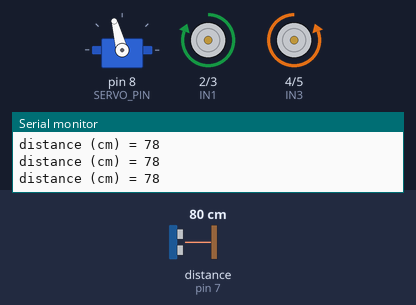
A sketch run on a simulated Arduino Uno, built with avr-gcc and run on an emulated ATmega328P. Shown: servo, motor-driver pin pairs drawn as motors (green arrow = first pin HIGH = forward, orange = second pin HIGH = backward, longer = more drive), the last lines printed to the serial monitor. Wiring (inferred from the names in the program): ultrasonic range finder: trigger pin 6; echo pin 7. The inputs (shaded band) are chosen by the test bench; at power-on: distance to the obstacle (sensor on pin 7) 80 cm. The echo pulse lasts 58.3 µs per cm.

Above: at 3.2 s.
3.3 s: distance to the obstacle (sensor on pin 7) set to 24 cm
6.3 s: distance to the obstacle (sensor on pin 7) set to 20 cm
At 7.6 s:
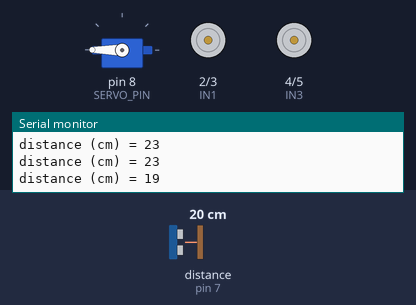
9.3 s: distance to the obstacle (sensor on pin 7) set to 13 cm
At 10.2 s:
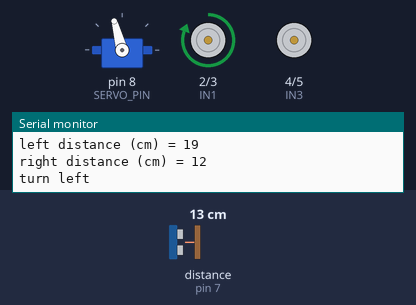
11.9 s: distance to the obstacle (sensor on pin 7) set to 10 cm
At 14.2 s:
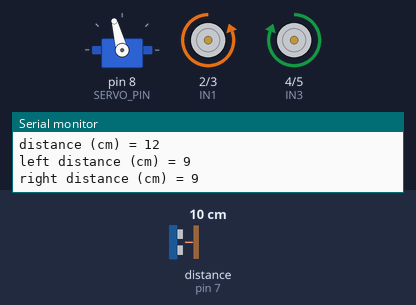
Timing chart, 0 to 15.9 s (numbered marks = the images above; inputs shaded):
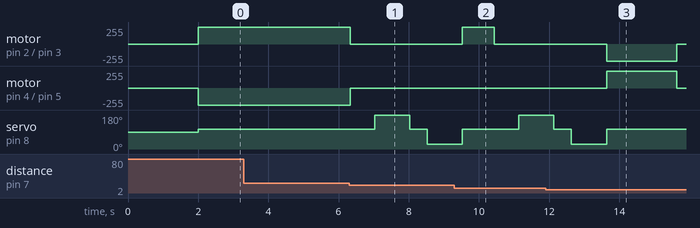

Measured:
- the behaviour switches between 22 and 21 cm on distance to the obstacle (sensor on pin 7) (found by bisection; images 0 and 1)
- the behaviour switches between 12 and 11 cm on distance to the obstacle (sensor on pin 7) (found by bisection; images 2 and 3)
- after the input at 6.3 s, motor on pin 2 (IN1) / pin 3 (IN2): forward 255/255 → stopped at once; motor on pin 4 (IN3) / pin 5 (IN4): backward 255/255 → stopped at once; servo on pin 8 (SERVO_PIN): 105° → 180° after 0.73 s, → 105° 1.0 s later, → 25° 0.50 s later
- after the input at 9.3 s, motor on pin 4 (IN3) / pin 5 (IN4): stays stopped (without the input it goes to forward 255/255 after 0.23 s)
- after the input at 11.9 s, servo on pin 8 (SERVO_PIN): goes on until 13.6 s, then stays 105°

The sketch:

car_4wd.ino
```cpp
#include <Servo.h>

Servo servo;

#define SERVO_PIN 8

//Motor one
#define IN1 2
#define IN2 3

//Motor two
#define IN3 4
#define IN4 5


//Ultrasonic Sensor
#define TRIGGER_PIN 6
#define ECHO_PIN 7


void setup() {
  // servo
  servo.attach(SERVO_PIN);
  // motor one
  pinMode(IN1, OUTPUT);
  pinMode(IN2, OUTPUT);
  // motor two
  pinMode(IN3, OUTPUT);
  pinMode(IN4, OUTPUT);

  // ultrasonic sensor
  pinMode(TRIGGER_PIN, OUTPUT);
  pinMode(ECHO_PIN, INPUT);

  digitalWrite(TRIGGER_PIN, LOW);

  Serial.begin(9600);

  delay(2000);
  // to center the ultrasensor's poisition
  servo.write(105);
}

void loop() {
  unsigned long distance = getDistanceCentimeters();

  char text[32];
  sprintf(text, "distance (cm) = %ld", distance);
  Serial.println(text);

  if (distance <= 20) {
    stop();

    if (distance <= 10) {
      moveBackward();
      delay(1000);
      stop();
    }

    delay(200);
    unsigned long leftDistance = lookLeft();
    unsigned long rightDistance = lookRight();

    sprintf(text, "left distance (cm) = %ld", leftDistance);
    Serial.println(text);
    sprintf(text, "right distance (cm) = %ld", rightDistance);
    Serial.println(text);

    if (leftDistance <= 10 && rightDistance <= 10) {
      moveBackward();
      delay(1000);
      stop();
    } else {
      if (leftDistance > rightDistance) {
        Serial.println("turn left");
        turnLeft();
        delay(900);
        stop();
      } else if (rightDistance > leftDistance) {
        Serial.println("turn right");
        turnRight();
        delay(800);
        stop();
      } else {
        moveBackward();
        delay(1000);
        stop();
      }
    }
  } else {
    moveForward();
  }

/////////////////////////////////////////////////////
//  Serial.println("move forward");
//  moveForward();
//  delay(1000);
//  Serial.println("stop");
//  stop();
//  delay(1000);
//
//  Serial.println("turn left");
//  turnLeft();
//  delay(900);
//  Serial.println("stop");
//  stop();
//  delay(1000);
//
//  Serial.println("move backward");
//  moveBackward();
//  delay(1000);
//  Serial.println("stop");
//  stop();
//  delay(1000);
//
//  Serial.println("turn right");
//  turnRight();
//  delay(800);
//  Serial.println("stop");
//  stop();
//  delay(1000);


///////////////////////////////////////
//  char text[32];
//  unsigned long distance = getDistanceCentimeters();
//  sprintf(text, "distance (cm) = %ld", distance);
//  Serial.println(text);
//
//  if (distance <= 20) {
//    delay(200);
//    unsigned long leftDistance = lookLeft();
//    delay(200);
//    unsigned long rightDistance = lookRight();
//
//    sprintf(text, "distance left (cm) = %ld", leftDistance);
//    Serial.println(text);
//    sprintf(text, "distance right (cm) = %ld", rightDistance);
//    Serial.println(text);
//  }
//  delay(2000);
}

void moveForward() {
  digitalWrite(IN1, HIGH);
  digitalWrite(IN2, LOW);
  digitalWrite(IN3, LOW);
  digitalWrite(IN4, HIGH);
}

void moveBackward() {
  digitalWrite(IN1, LOW);
  digitalWrite(IN2, HIGH);
  digitalWrite(IN3, HIGH);
  digitalWrite(IN4, LOW);
}

void turnRight() {
  digitalWrite(IN1, LOW);
  digitalWrite(IN2, LOW);
  digitalWrite(IN3, LOW);
  digitalWrite(IN4, HIGH);
}

void turnLeft() {
  digitalWrite(IN1, HIGH);
  digitalWrite(IN2, LOW);
  digitalWrite(IN3, LOW);
  digitalWrite(IN4, LOW);
}

void stop() {
  digitalWrite(IN1, LOW);
  digitalWrite(IN2, LOW);
  digitalWrite(IN3, LOW);
  digitalWrite(IN4, LOW);
}

unsigned long lookLeft() {
  servo.write(105);
  delay(500);
  servo.write(185); //  servo.write(175);
  delay(1000);
  unsigned long distance = getDistanceCentimeters();
  servo.write(105);
  return distance;
}

unsigned long lookRight() {
  servo.write(105);
  delay(500);
  servo.write(25); //  servo.write(5);
  delay(1000);
  unsigned long distance = getDistanceCentimeters();
  servo.write(105);
  return distance;
}

unsigned long getDistanceCentimeters() {
  digitalWrite(TRIGGER_PIN, HIGH);
  delayMicroseconds(10);
  digitalWrite(TRIGGER_PIN, LOW);
  unsigned long duration_us = pulseInLong(ECHO_PIN, HIGH); // unsigned long duration_us = pulseIn(ECHO_PIN, HIGH);
  unsigned long distance_cm = (17 * duration_us) / 1000; // 0.017 * duration_us;
  return distance_cm;

//  unsigned long avg = 0;
//  for (int i = 0; i < 10; i++) {
//    digitalWrite(TRIGGER_PIN, HIGH);
//    delayMicroseconds(10);
//    digitalWrite(TRIGGER_PIN, LOW);
//    avg += pulseInLong(ECHO_PIN, HIGH);
//  }
//  unsigned long duration_us = avg / 10;
//  unsigned long distance_cm = (17 * duration_us) / 1000; // 0.017 * duration_us;
//  return distance_cm;
}
```
